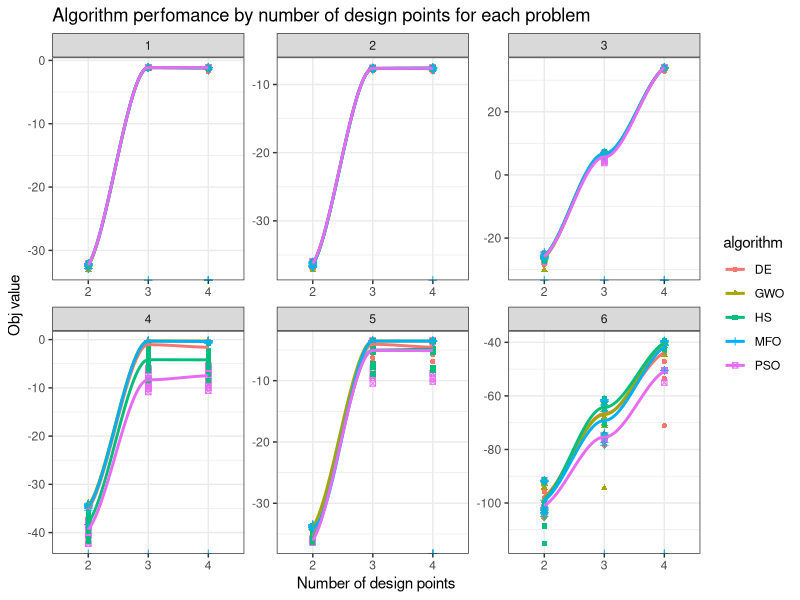

Source code (R):
## ---- chunk 1
knitr::opts_chunk$set(echo = TRUE)
## ---- chunk 2
library(tidyverse)
library(knitr)
## ---- chunk 3
# load data
d = read_csv("sim1.csv")
d = d[, -1] # drop useless first column
## ---- chunk 4
# process data
# get median run times and objectives
d_processed = d %>%
  group_by(algorithm, iterations, swarm_size, design_pts, problem) %>%
  filter(obj_value > -Inf) %>%
  summarise(median_obj_value = median(obj_value), median_time = median(time),
            var_obj_value = var(obj_value), var_time = var(time))
## ---- chunk 5
d_processed %>%
  filter(problem == 1) %>%
  mutate(median_obj_value = round(median_obj_value, 6)) %>% 
  arrange(desc(median_obj_value), median_time, var_obj_value, var_time) %>%
  select(-problem) %>%
  head(10) %>%
  kable()
## ---- chunk 6
d_processed %>%
  filter(problem == 2) %>%
  mutate(median_obj_value = round(median_obj_value, 6)) %>% 
  arrange(desc(median_obj_value), median_time, var_obj_value, var_time) %>%
  select(-problem) %>%
  head(10) %>%
  kable()
## ---- chunk 7
d_processed %>%
  filter(problem == 3) %>%
  mutate(median_obj_value = round(median_obj_value, 6)) %>% 
  arrange(desc(median_obj_value), median_time, var_obj_value, var_time) %>%
  select(-problem) %>%
  head(10) %>%
  kable()
## ---- chunk 8
d_processed %>%
  filter(problem == 4) %>%
  mutate(median_obj_value = round(median_obj_value, 6)) %>% 
  arrange(desc(median_obj_value), median_time, var_obj_value, var_time) %>%
  select(-problem) %>%
  head(10) %>%
  kable()
## ---- chunk 9
d_processed %>%
  filter(problem == 5) %>%
  mutate(median_obj_value = round(median_obj_value, 6)) %>% 
  arrange(desc(median_obj_value), median_time, var_obj_value, var_time) %>%
  select(-problem) %>%
  head(10) %>%
  kable()
## ---- chunk 10
d_processed %>%
  filter(problem == 6) %>%
  mutate(median_obj_value = round(median_obj_value, 6)) %>% 
  arrange(desc(median_obj_value), median_time, var_obj_value, var_time) %>%
  select(-problem) %>%
  head(10) %>%
  kable()
## ---- chunk 11
d %>%
#  filter(swarm_size == 20, iterations == 1000) %>%
ggplot(., aes(x = as.factor(design_pts), y = obj_value, 
                        color = algorithm, shape = algorithm)) +
  geom_point() + geom_smooth(aes(x = as.factor(design_pts), y = obj_value, group = algorithm), se = F) +
  facet_wrap(~problem, scales = "free") +
  labs(x = "Number of design points", y = "Obj value", 
       title = "Algorithm perfomance by number of design points for each problem") +
  theme_bw()
